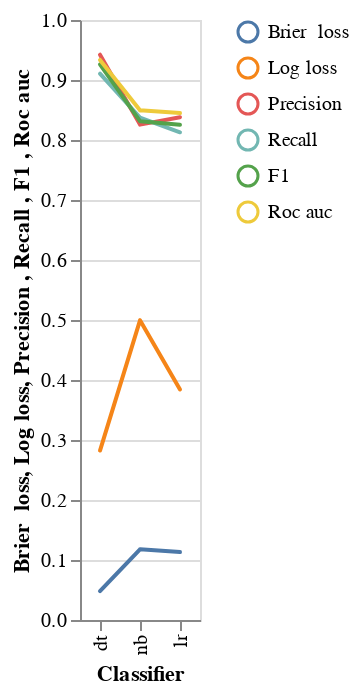

Notebook cell for this chart:
### Code cell
DeepnoteChart(score_df, """{"layer":[{"layer":[{"mark":{"clip":true,"type":"trail","color":"#4c78a8","tooltip":true},"encoding":{"x":{"sort":null,"type":"nominal","field":"Classifier","scale":{"type":"linear","zero":false}},"y":{"sort":null,"type":"quantitative","field":"Brier  loss","scale":{"type":"linear","zero":false},"format":{"type":"default","decimals":null},"formatType":"numberFormatFromNumberType"},"color":{"datum":"Brier  loss"}}},{"mark":{"size":100,"type":"point","opacity":0,"tooltip":true},"encoding":{"x":{"sort":null,"type":"nominal","field":"Classifier","scale":{"type":"linear","zero":false}},"y":{"sort":null,"type":"quantitative","field":"Brier  loss","scale":{"type":"linear","zero":false},"format":{"type":"default","decimals":null},"formatType":"numberFormatFromNumberType"},"color":{"datum":"Brier  loss"}}}]},{"layer":[{"mark":{"clip":true,"type":"trail","color":"#f58518","tooltip":true},"encoding":{"x":{"sort":null,"type":"nominal","field":"Classifier","scale":{"type":"linear","zero":false}},"y":{"sort":null,"type":"quantitative","field":"Log loss","scale":{"type":"linear","zero":false},"format":{"type":"default","decimals":null},"formatType":"numberFormatFromNumberType"},"color":{"datum":"Log loss"}}},{"mark":{"size":100,"type":"point","opacity":0,"tooltip":true},"encoding":{"x":{"sort":null,"type":"nominal","field":"Classifier","scale":{"type":"linear","zero":false}},"y":{"sort":null,"type":"quantitative","field":"Log loss","scale":{"type":"linear","zero":false},"format":{"type":"default","decimals":null},"formatType":"numberFormatFromNumberType"},"color":{"datum":"Log loss"}}}]},{"layer":[{"mark":{"clip":true,"type":"trail","color":"#e45756","tooltip":true},"encoding":{"x":{"sort":null,"type":"nominal","field":"Classifier","scale":{"type":"linear","zero":false}},"y":{"sort":null,"type":"quantitative","field":"Precision ","scale":{"type":"linear","zero":false},"format":{"type":"default","decimals":null},"formatType":"numberFormatFromNumberType"},"color":{"datum":"Precision "}}},{"mark":{"size":100,"type":"point","opacity":0,"tooltip":true},"encoding":{"x":{"sort":null,"type":"nominal","field":"Classifier","scale":{"type":"linear","zero":false}},"y":{"sort":null,"type":"quantitative","field":"Precision ","scale":{"type":"linear","zero":false},"format":{"type":"default","decimals":null},"formatType":"numberFormatFromNumberType"},"color":{"datum":"Precision "}}}]},{"layer":[{"mark":{"clip":true,"type":"trail","color":"#83bcb6","tooltip":true},"encoding":{"x":{"sort":null,"type":"nominal","field":"Classifier","scale":{"type":"linear","zero":false}},"y":{"sort":null,"type":"quantitative","field":"Recall ","scale":{"type":"linear","zero":false},"format":{"type":"default","decimals":null},"formatType":"numberFormatFromNumberType"},"color":{"datum":"Recall "}}},{"mark":{"size":100,"type":"point","opacity":0,"tooltip":true},"encoding":{"x":{"sort":null,"type":"nominal","field":"Classifier","scale":{"type":"linear","zero":false}},"y":{"sort":null,"type":"quantitative","field":"Recall ","scale":{"type":"linear","zero":false},"format":{"type":"default","decimals":null},"formatType":"numberFormatFromNumberType"},"color":{"datum":"Recall "}}}]},{"layer":[{"mark":{"clip":true,"type":"trail","color":"#54a24b","tooltip":true},"encoding":{"x":{"sort":null,"type":"nominal","field":"Classifier","scale":{"type":"linear","zero":false}},"y":{"sort":null,"type":"quantitative","field":"F1 ","scale":{"type":"linear","zero":false},"format":{"type":"default","decimals":null},"formatType":"numberFormatFromNumberType"},"color":{"datum":"F1 "}}},{"mark":{"size":100,"type":"point","opacity":0,"tooltip":true},"encoding":{"x":{"sort":null,"type":"nominal","field":"Classifier","scale":{"type":"linear","zero":false}},"y":{"sort":null,"type":"quantitative","field":"F1 ","scale":{"type":"linear","zero":false},"format":{"type":"default","decimals":null},"formatType":"numberFormatFromNumberType"},"color":{"datum":"F1 "}}}]},{"layer":[{"mark":{"clip":true,"type":"trail","color":"#f2cf5b","tooltip":true},"encoding":{"x":{"sort":null,"type":"nominal","field":"Classifier","scale":{"type":"linear","zero":false}},"y":{"sort":null,"type":"quantitative","field":"Roc auc ","scale":{"type":"linear","zero":false},"format":{"type":"default","decimals":null},"formatType":"numberFormatFromNumberType"},"color":{"datum":"Roc auc "}}},{"mark":{"size":100,"type":"point","opacity":0,"tooltip":true},"encoding":{"x":{"sort":null,"type":"nominal","field":"Classifier","scale":{"type":"linear","zero":false}},"y":{"sort":null,"type":"quantitative","field":"Roc auc ","scale":{"type":"linear","zero":false},"format":{"type":"default","decimals":null},"formatType":"numberFormatFromNumberType"},"color":{"datum":"Roc auc "}}}]}],"title":"","config":{"legend":{}},"$schema":"https://vega.github.io/schema/vega-lite/v5.json","encoding":{}}""")

### Figure 1 — Vega-Lite specification as saved in the notebook (floating-point values rounded to 4 significant figures)
{"layer": [{"layer": [{"mark": {"clip": true, "type": "trail", "color": "#4c78a8", "tooltip": true}, "encoding": {"x": {"sort": null, "type": "nominal", "field": "Classifier", "scale": {"type": "linear", "zero": false}}, "y": {"sort": null, "type": "quantitative", "field": "Brier  loss", "scale": {"type": "linear", "zero": false}, "format": {"type": "default", "decimals": null}, "formatType": "numberFormatFromNumberType"}, "color": {"datum": "Brier  loss"}}}, {"mark": {"size": 100, "type": "point", "opacity": 0, "tooltip": true}, "encoding": {"x": {"sort": null, "type": "nominal", "field": "Classifier", "scale": {"type": "linear", "zero": false}}, "y": {"sort": null, "type": "quantitative", "field": "Brier  loss", "scale": {"type": "linear", "zero": false}, "format": {"type": "default", "decimals": null}, "formatType": "numberFormatFromNumberType"}, "color": {"datum": "Brier  loss"}}}]}, {"layer": [{"mark": {"clip": true, "type": "trail", "color": "#f58518", "tooltip": true}, "encoding": {"x": {"sort": null, "type": "nominal", "field": "Classifier", "scale": {"type": "linear", "zero": false}}, "y": {"sort": null, "type": "quantitative", "field": "Log loss", "scale": {"type": "linear", "zero": false}, "format": {"type": "default", "decimals": null}, "formatType": "numberFormatFromNumberType"}, "color": {"datum": "Log loss"}}}, {"mark": {"size": 100, "type": "point", "opacity": 0, "tooltip": true}, "encoding": {"x": {"sort": null, "type": "nominal", "field": "Classifier", "scale": {"type": "linear", "zero": false}}, "y": {"sort": null, "type": "quantitative", "field": "Log loss", "scale": {"type": "linear", "zero": false}, "format": {"type": "default", "decimals": null}, "formatType": "numberFormatFromNumberType"}, "color": {"datum": "Log loss"}}}]}, {"layer": [{"mark": {"clip": true, "type": "trail", "color": "#e45756", "tooltip": true}, "encoding": {"x": {"sort": null, "type": "nominal", "field": "Classifier", "scale": {"type": "linear", "zero": false}}, "y": {"sort": null, "type": "quantitative", "field": "Precision ", "scale": {"type": "linear", "zero": false}, "format": {"type": "default", "decimals": null}, "formatType": "numberFormatFromNumberType"}, "color": {"datum": "Precision "}}}, {"mark": {"size": 100, "type": "point", "opacity": 0, "tooltip": true}, "encoding": {"x": {"sort": null, "type": "nominal", "field": "Classifier", "scale": {"type": "linear", "zero": false}}, "y": {"sort": null, "type": "quantitative", "field": "Precision ", "scale": {"type": "linear", "zero": false}, "format": {"type": "default", "decimals": null}, "formatType": "numberFormatFromNumberType"}, "color": {"datum": "Precision "}}}]}, {"layer": [{"mark": {"clip": true, "type": "trail", "color": "#83bcb6", "tooltip": true}, "encoding": {"x": {"sort": null, "type": "nominal", "field": "Classifier", "scale": {"type": "linear", "zero": false}}, "y": {"sort": null, "type": "quantitative", "field": "Recall ", "scale": {"type": "linear", "zero": false}, "format": {"type": "default", "decimals": null}, "formatType": "numberFormatFromNumberType"}, "color": {"datum": "Recall "}}}, {"mark": {"size": 100, "type": "point", "opacity": 0, "tooltip": true}, "encoding": {"x": {"sort": null, "type": "nominal", "field": "Classifier", "scale": {"type": "linear", "zero": false}}, "y": {"sort": null, "type": "quantitative", "field": "Recall ", "scale": {"type": "linear", "zero": false}, "format": {"type": "default", "decimals": null}, "formatType": "numberFormatFromNumberType"}, "color": {"datum": "Recall "}}}]}, {"layer": [{"mark": {"clip": true, "type": "trail", "color": "#54a24b", "tooltip": true}, "encoding": {"x": {"sort": null, "type": "nominal", "field": "Classifier", "scale": {"type": "linear", "zero": false}}, "y": {"sort": null, "type": "quantitative", "field": "F1 ", "scale": {"type": "linear", "zero": false}, "format": {"type": "default", "decimals": null}, "formatType": "numberFormatFromNumberType"}, "color": {"datum": "F1 "}}}, {"mark": {"size": 100, "type": "point", "opacity": 0, "tooltip": true}, "encoding": {"x": {"sort": null, "type": "nominal", "field": "Classifier", "scale": {"type": "linear", "zero": false}}, "y": {"sort": null, "type": "quantitative", "field": "F1 ", "scale": {"type": "linear", "zero": false}, "format": {"type": "default", "decimals": null}, "formatType": "numberFormatFromNumberType"}, "color": {"datum": "F1 "}}}]}, {"layer": [{"mark": {"clip": true, "type": "trail", "color": "#f2cf5b", "tooltip": true}, "encoding": {"x": {"sort": null, "type": "nominal", "field": "Classifier", "scale": {"type": "linear", "zero": false}}, "y": {"sort": null, "type": "quantitative", "field": "Roc auc ", "scale": {"type": "linear", "zero": false}, "format": {"type": "default", "decimals": null}, "formatType": "numberFormatFromNumberType"}, "color": {"datum": "Roc auc "}}}, {"mark": {"size": 100, "type": "point", "opacity": 0, "tooltip": true}, "encoding": {"x": {"sort": null, "type": "nominal", "field": "Classifier", "scale": {"type": "linear", "zero": false}}, "y": {"sort": null, "type": "quantitative", "field": "Roc auc ", "scale": {"type": "linear", "zero": false}, "format": {"type": "default", "decimals": null}, "formatType": "numberFormatFromNumberType"}, "color": {"datum": "Roc auc "}}}]}], "title": "", "config": {"legend": {}}, "$schema": "https://vega.github.io/schema/vega-lite/v5.json", "encoding": {}, "data": {"values": [{"Classifier": "dt", "Brier  loss": 0.04814, "Log loss": 0.2824, "Precision ": 0.9422, "Recall ": 0.9105, "F1 ": 0.9261, "Roc auc ": 0.9334}, {"Classifier": "nb", "Brier  loss": 0.1179, "Log loss": 0.4995, "Precision ": 0.8257, "Recall ": 0.8372, "F1 ": 0.8314, "Roc auc ": 0.8494}, {"Classifier": "lr", "Brier  loss": 0.1133, "Log loss": 0.3841, "Precision ": 0.8381, "Recall ": 0.8129, "F1 ": 0.8253, "Roc auc ": 0.845}]}}
